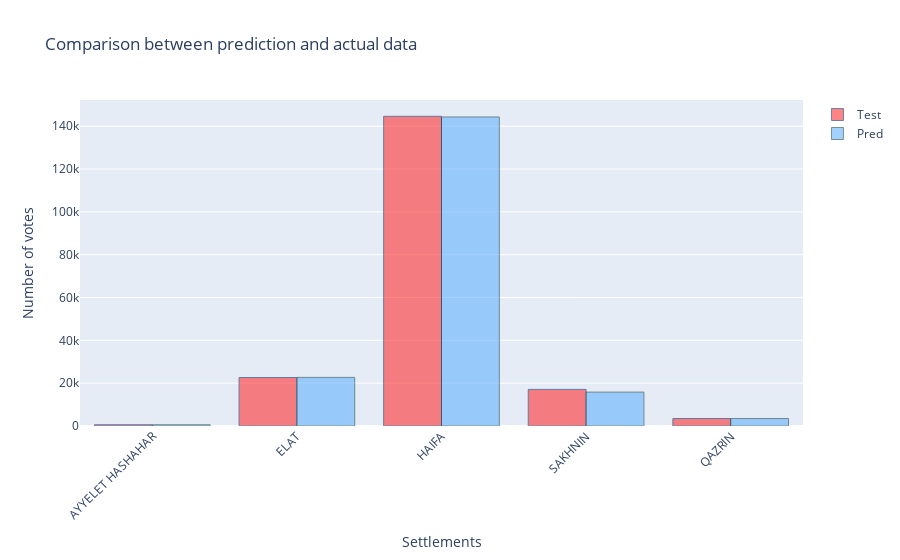

The code cell stored with this chart in its notebook:
### Code cell
import plotly.graph_objects as go

fig = go.Figure(data=[
    go.Bar(name='Test', x=results.index, y=results['actual'],  textposition='auto', 
           marker_color='rgb(255,51,51)', marker_line_color='rgb(8,48,107)',marker_line_width=1, opacity=0.6),
    go.Bar(name='Pred', x=results.index, y=results['prediction'],  textposition='auto',
           marker_color='rgb(102,178,255)', marker_line_color='rgb(30,70,70)',marker_line_width=1, opacity=0.6)
])

# Change the bar mode
fig.update_layout(barmode='group', xaxis_tickangle=-45)
fig.update_layout(title_text='Comparison between prediction and actual data', xaxis_title="Settlements",
    yaxis_title="Number of votes",)
fig.show()

### Figure 1 — Plotly figure (JSON) as saved in the notebook; plotly's stock layout.template omitted (floating-point values rounded to 4 significant figures)
{"data": [{"marker": {"color": "rgb(255,51,51)", "line": {"color": "rgb(8,48,107)", "width": 1}}, "name": "Test", "opacity": 0.6, "textposition": "auto", "type": "bar", "x": ["AYYELET HASHAHAR", "ELAT", "HAIFA", "SAKHNIN", "QAZRIN"], "y": [585, 22636, 144625, 17085, 3498]}, {"marker": {"color": "rgb(102,178,255)", "line": {"color": "rgb(30,70,70)", "width": 1}}, "name": "Pred", "opacity": 0.6, "textposition": "auto", "type": "bar", "x": ["AYYELET HASHAHAR", "ELAT", "HAIFA", "SAKHNIN", "QAZRIN"], "y": [580, 22699, 144310, 15833, 3484.0]}], "layout": {"barmode": "group", "title": {"text": "Comparison between prediction and actual data"}, "xaxis": {"tickangle": -45, "title": {"text": "Settlements"}}, "yaxis": {"title": {"text": "Number of votes"}}}}
